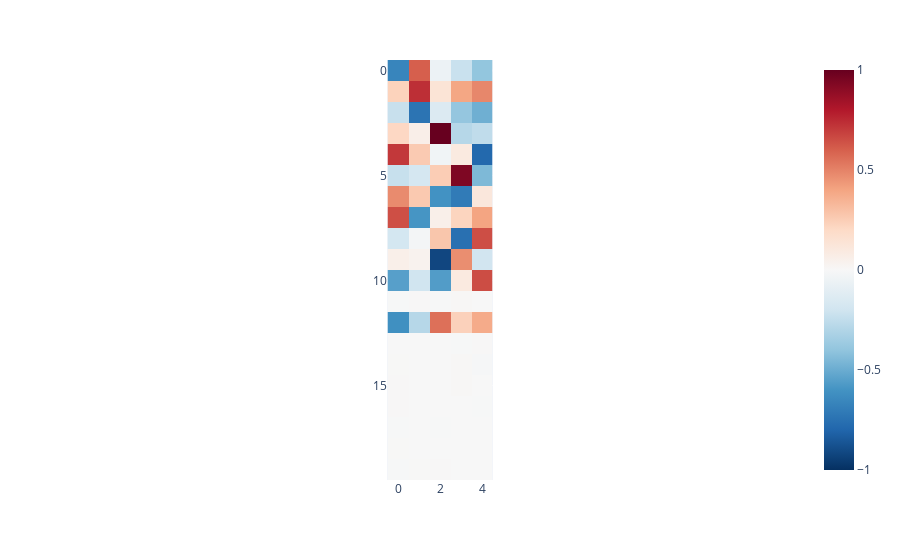
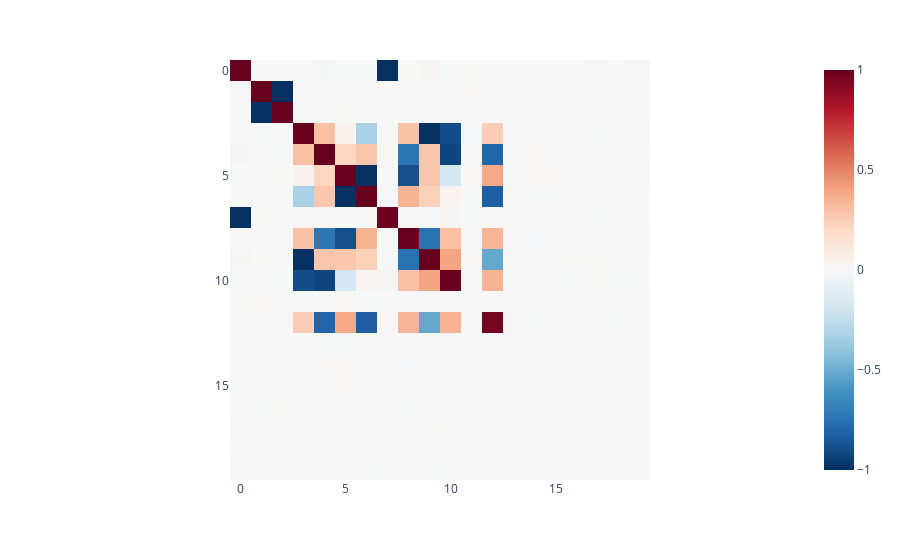
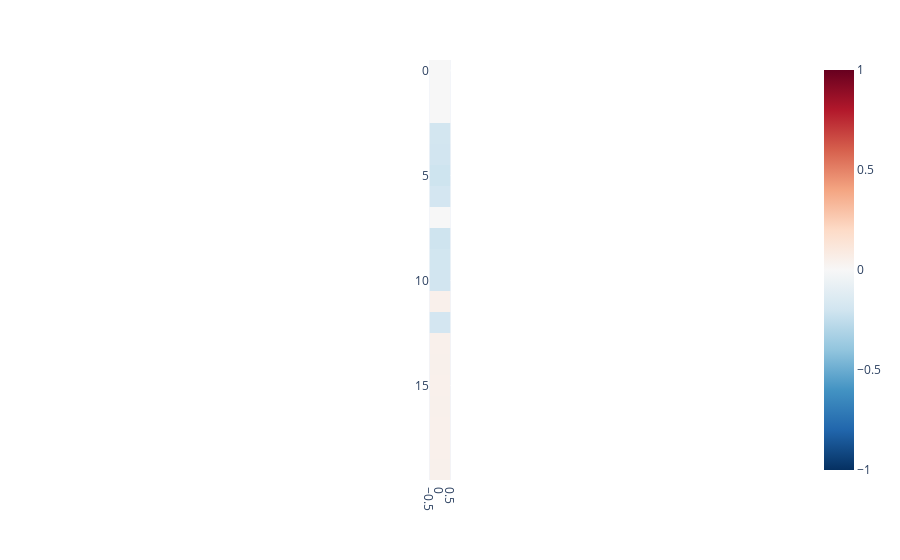

Write notebook code for charts like these, in order.
### Code cell
encoder_w = model.encoder.weight.data
decoder_w = model.decoder.weight.data

visualise_tensor(encoder_w.t())
# visualise_tensor(decoder_w.t())

visualise_tensor(decoder_w@encoder_w)
visualise_tensor(model.decoder.bias.data.reshape(-1,1))

### Figure 1 — Plotly figure (JSON) as saved in the notebook; plotly's stock layout.template omitted (floating-point values rounded to 4 significant figures)
{"data": [{"coloraxis": "coloraxis", "hovertemplate": "x: %{x}<br>y: %{y}<br>color: %{z}<extra></extra>", "name": "0", "type": "heatmap", "xaxis": "x", "yaxis": "y", "z": [[-0.6621, 0.6019, -0.05929, -0.2249, -0.3965], [0.2313, 0.7361, 0.1366, 0.3935, 0.4874], [-0.23, -0.7372, -0.1397, -0.3911, -0.4878], [0.2095, 0.06149, 1.015, -0.2845, -0.2548], [0.7104, 0.262, -0.03877, 0.0938, -0.7878], [-0.2327, -0.1806, 0.2508, 0.9399, -0.4494], [0.4752, 0.2663, -0.6035, -0.7063, 0.1115], [0.6471, -0.5936, 0.05925, 0.222, 0.3995], [-0.182, -0.02253, 0.2789, -0.7543, 0.6488], [0.05635, 0.03626, -0.917, 0.4675, -0.1949], [-0.5501, -0.2003, -0.5624, 0.0964, 0.6532], [-0.003876, 0.004973, -0.005551, 0.009727, 0.001106], [-0.6147, -0.2859, 0.5537, 0.2358, 0.3762], [-0.0007596, -0.002593, -0.001299, -0.002888, 0.003919], [0.002902, -0.001484, -0.0005532, 0.007497, -0.008361], [0.003875, -0.00217, 0.001105, 0.007161, -0.001784], [0.003982, -0.001755, -0.002003, -0.001108, -0.003905], [-0.0036, 0.001158, -0.003938, -0.001128, -0.0008385], [0.002362, 0.001883, -0.0003373, -0.0005705, -0.001979], [-0.002953, 0.002621, 0.004861, 0.001154, -0.002628]]}], "layout": {"coloraxis": {"cmax": 1, "cmin": -1, "colorscale": [[0, "rgb(5,48,97)"], [0.1, "rgb(33,102,172)"], [0.2, "rgb(67,147,195)"], [0.3, "rgb(146,197,222)"], [0.4, "rgb(209,229,240)"], [0.5, "rgb(247,247,247)"], [0.6, "rgb(253,219,199)"], [0.7, "rgb(244,165,130)"], [0.8, "rgb(214,96,77)"], [0.9, "rgb(178,24,43)"], [1, "rgb(103,0,31)"]]}, "margin": {"t": 60}, "xaxis": {"anchor": "y", "constrain": "domain", "domain": [0, 1], "scaleanchor": "y"}, "yaxis": {"anchor": "x", "autorange": "reversed", "constrain": "domain", "domain": [0, 1]}}}

### Figure 2 — Plotly figure (JSON) as saved in the notebook; plotly's stock layout.template omitted (floating-point values rounded to 4 significant figures; data arrays with more than 128 entries replaced by an {"elided": "..."} marker saying what was removed)
{"data": [{"coloraxis": "coloraxis", "hovertemplate": "x: %{x}<br>y: %{y}<br>color: %{z}<extra></extra>", "name": "0", "type": "heatmap", "xaxis": "x", "yaxis": "y", "z": {"elided": "20x20 float values"}}], "layout": {"coloraxis": {"cmax": 1, "cmin": -1, "colorscale": [[0, "rgb(5,48,97)"], [0.1, "rgb(33,102,172)"], [0.2, "rgb(67,147,195)"], [0.3, "rgb(146,197,222)"], [0.4, "rgb(209,229,240)"], [0.5, "rgb(247,247,247)"], [0.6, "rgb(253,219,199)"], [0.7, "rgb(244,165,130)"], [0.8, "rgb(214,96,77)"], [0.9, "rgb(178,24,43)"], [1, "rgb(103,0,31)"]]}, "margin": {"t": 60}, "xaxis": {"anchor": "y", "constrain": "domain", "domain": [0, 1], "scaleanchor": "y"}, "yaxis": {"anchor": "x", "autorange": "reversed", "constrain": "domain", "domain": [0, 1]}}}

### Figure 3 — Plotly figure (JSON) as saved in the notebook; plotly's stock layout.template omitted (floating-point values rounded to 4 significant figures)
{"data": [{"coloraxis": "coloraxis", "hovertemplate": "x: %{x}<br>y: %{y}<br>color: %{z}<extra></extra>", "name": "0", "type": "heatmap", "xaxis": "x", "yaxis": "y", "z": [[-0.0007041], [0.001875], [0.001198], [-0.1885], [-0.1968], [-0.208], [-0.1842], [0.001943], [-0.2058], [-0.1934], [-0.1969], [0.05136], [-0.1847], [0.05005], [0.04908], [0.05003], [0.04934], [0.05086], [0.05002], [0.04945]]}], "layout": {"coloraxis": {"cmax": 1, "cmin": -1, "colorscale": [[0, "rgb(5,48,97)"], [0.1, "rgb(33,102,172)"], [0.2, "rgb(67,147,195)"], [0.3, "rgb(146,197,222)"], [0.4, "rgb(209,229,240)"], [0.5, "rgb(247,247,247)"], [0.6, "rgb(253,219,199)"], [0.7, "rgb(244,165,130)"], [0.8, "rgb(214,96,77)"], [0.9, "rgb(178,24,43)"], [1, "rgb(103,0,31)"]]}, "margin": {"t": 60}, "xaxis": {"anchor": "y", "constrain": "domain", "domain": [0, 1], "scaleanchor": "y"}, "yaxis": {"anchor": "x", "autorange": "reversed", "constrain": "domain", "domain": [0, 1]}}}
